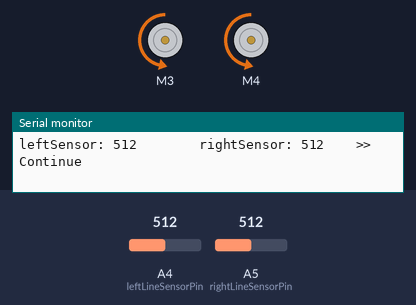
The sketch below on a simulated Arduino Uno, built with avr-gcc and run on an emulated ATmega328P. Parts: 2 × DC motor (green arrow = forward, orange = backward, longer = faster), the last lines printed to the serial monitor. The test bench sets the inputs (shaded band); at power-on: A4 (leftLineSensorPin) = 512, A5 (rightLineSensorPin) = 512.

Above: at 1.2 s.
1.3 s: A4 (leftLineSensorPin) set to 885
4.3 s: A4 (leftLineSensorPin) set to 911
At 4.8 s:
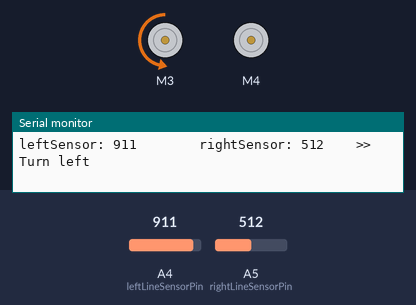
5.8 s: A5 (rightLineSensorPin) set to 892
8.8 s: A5 (rightLineSensorPin) set to 913
At 10.2 s:
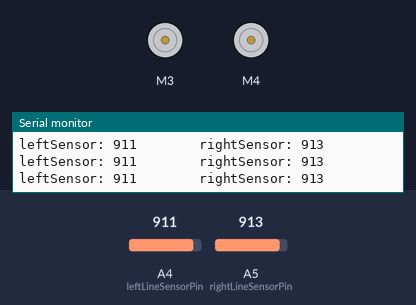
10.8 s: A4 (leftLineSensorPin) set to 900
At 11.3 s:
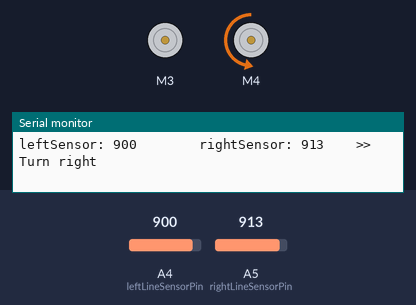
12.3 s: A5 (rightLineSensorPin) set to 900
At 12.59 s:
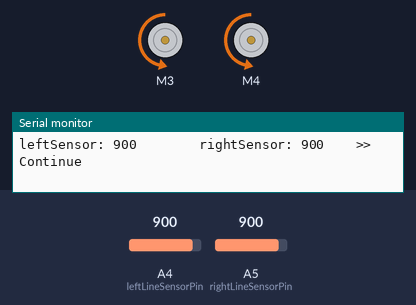
Timing chart, 0 to 16.3 s (numbered marks = the images above; inputs shaded):
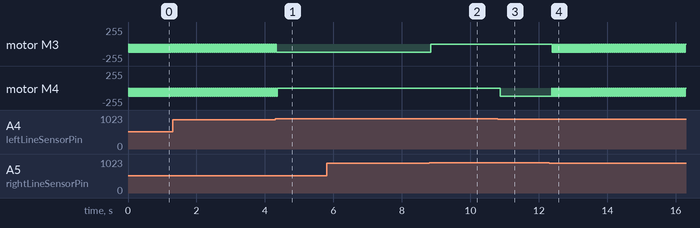

Measured:
- the behaviour switches between 900 and 901 on A4 (leftLineSensorPin) (found by bisection; images 0 and 1)
- the behaviour switches between 900 and 901 on A5 (rightLineSensorPin) (found by bisection; images 1 and 2)
- after the input at 4.3 s, motor M3: goes on until 4.3 s, then stays backward 125/255; motor M4: goes on until 4.4 s, then stays stopped
- after the input at 8.8 s, motor M3: backward 125/255 → stopped after 0.05 s
- after the input at 10.8 s, motor M4: stopped → backward 125/255 after 0.07 s
- after the input at 12.3 s, motor M3: alternates backward 125/255 for 0.03 s and stopped for 0.03 s, starting after 0.10 s
- by itself, motor M3, motor M4: alternates backward 125/255 for 0.03 s and stopped for 0.03 s

The sketch:

LineFollowingRobot.ino
```cpp
#include "Robot.h"
#include "AFMotor.h"

//Line Sensor
const int leftLineSensorPin = A4;
const int rightLineSensorPin = A5;

int leftLineSensorVal;
int rightLineSensorVal;

const int maxSensorVal = 2014;
const int lineThreshold = 900;

int normalStateSensorTopVal;

//Motor
const int leftMotorSlot = 3;
const int rightMotorSlot = 4;

const int motorStarterSpeed = 125;
//const int motorRotateSpeed = 30;

int leftMotorSpeed = motorStarterSpeed;
int rightMotorSpeed = motorStarterSpeed;


///////////////////////////////
// Calibrate
///////////////////////////////
void calibrate() {
	//Calibrate
	//TODO
	normalStateSensorTopVal = 1000;
}


void setup()
{
	//Motor set
	Robot.setMotor(leftMotorSlot, rightMotorSlot);

	//Calibrate
	calibrate();

	//Debug
	Serial.begin(9600);

}

void loop()
{
	//Read line sensor data
	leftLineSensorVal = analogRead(leftLineSensorPin);
	rightLineSensorVal = analogRead(rightLineSensorPin);

	Serial.print("leftSensor: ");
	Serial.print(leftLineSensorVal);
	Serial.print("        rightSensor: ");
	Serial.print(rightLineSensorVal);

	if (leftLineSensorVal > lineThreshold && rightLineSensorVal > lineThreshold) {
		Robot.stop();
		Serial.println();
		return;
	}

	//Have line on left?
	else if (leftLineSensorVal > lineThreshold) {
		leftMotorSpeed = motorStarterSpeed;
		rightMotorSpeed = 0;
		Serial.print("    >> Turn left");
	}

	//Have line on the right?
	else if (rightLineSensorVal > lineThreshold) {
		leftMotorSpeed = 0;
		rightMotorSpeed = motorStarterSpeed;
		Serial.print("    >> Turn right");
	}

	else {
		leftMotorSpeed = motorStarterSpeed;
		rightMotorSpeed = motorStarterSpeed;
		Serial.print("    >> Continue");
	}


	//Send command to Robot

	Robot.setLeftSpeed(leftMotorSpeed);
	Robot.setRightSpeed(rightMotorSpeed);


	if (leftMotorSpeed != rightMotorSpeed) {
		Robot.stop();
		delay(1);
		Robot.run();
		delay(1);
	}
	else {
		Robot.stop();
		delay(25);
		Robot.run();
		delay(10);
	}
	Serial.println();
}
```

Robot.cpp
```cpp
#include "Robot.h"

//TODO:Remove from here
AF_DCMotor leftMotor(3, MOTOR34_8KHZ);
AF_DCMotor rightMotor(4, MOTOR34_8KHZ);

//Set motor configuration
void RobotClass::setMotor(int leftSlot, int rightSlot) {
	//AF_DCMotor leftMotor(leftSlot);
	//AF_DCMotor rightMotor(rightSlot);
}

//Left motor speed
void RobotClass::setLeftSpeed(int speed) {
	leftMotor.setSpeed(speed);
}

//Right motor speed
void RobotClass::setRightSpeed(int speed) {
	rightMotor.setSpeed(speed);
}

//Set left and right speed
void RobotClass::setSpeed(int speed) {
	setLeftSpeed(speed);
	setRightSpeed(speed);
}

//Run!
void RobotClass::run() {
	leftMotor.run(BACKWARD);
	rightMotor.run(BACKWARD);
}

//STop
void RobotClass::stop() {
	leftMotor.run(RELEASE);
	rightMotor.run(RELEASE);
}

RobotClass Robot;
```

Robot.h
```cpp
// Robot.h
#include "AFMotor.h"

#ifndef _ROBOT_h
#define _ROBOT_h

#if defined(ARDUINO) && ARDUINO >= 100
	#include "arduino.h"
#else
	#include "WProgram.h"
#endif

class RobotClass
{
 protected:
	 //static AF_DCMotor leftMotor;
	 //static AF_DCMotor rightMotor;
 public:
	void setMotor(int, int);
	void setLeftSpeed(int);
	void setRightSpeed(int);
	void setSpeed(int);
	void run();
	void stop();
};

extern RobotClass Robot;

#endif
```
